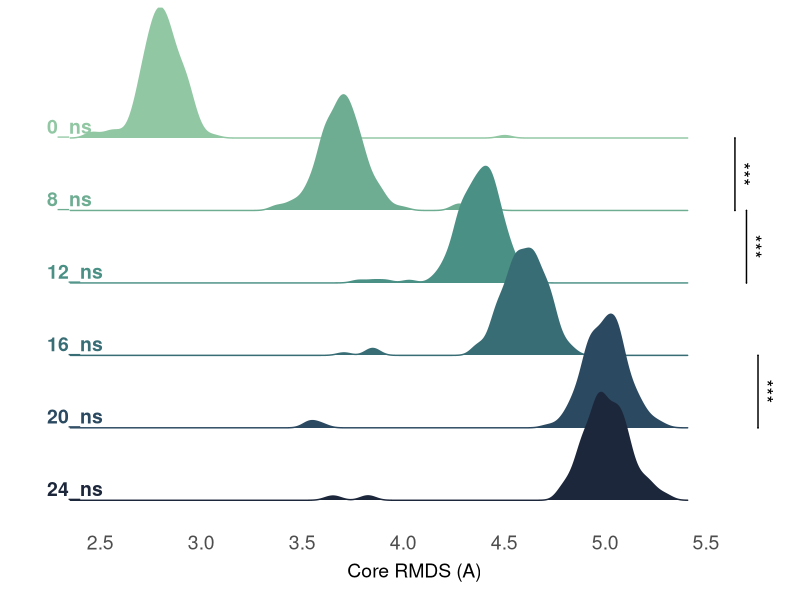
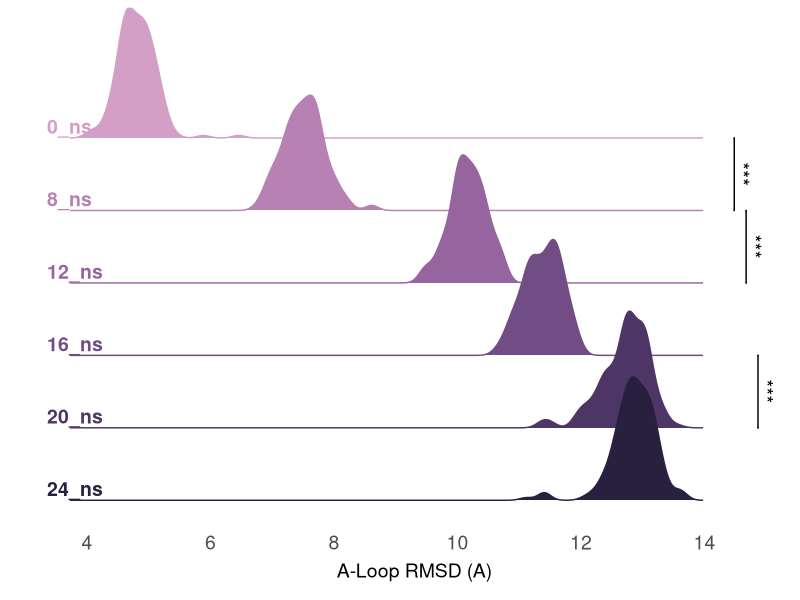
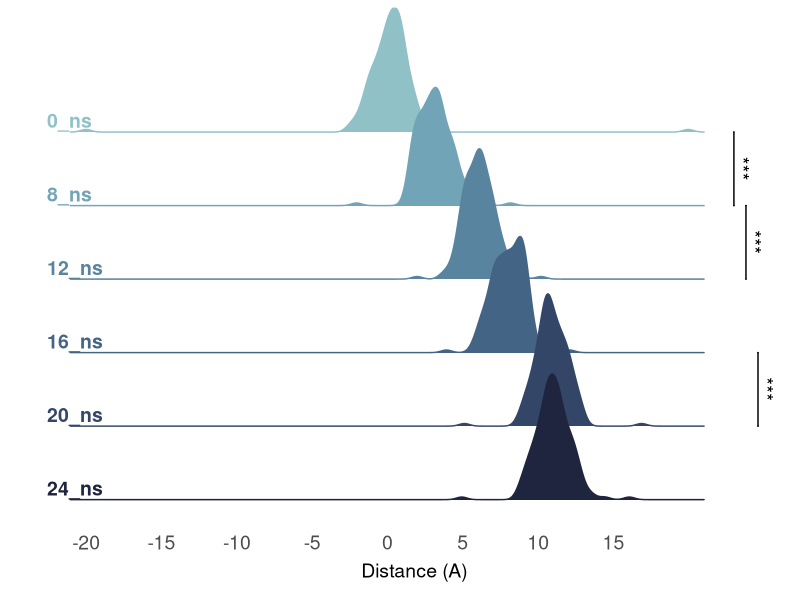
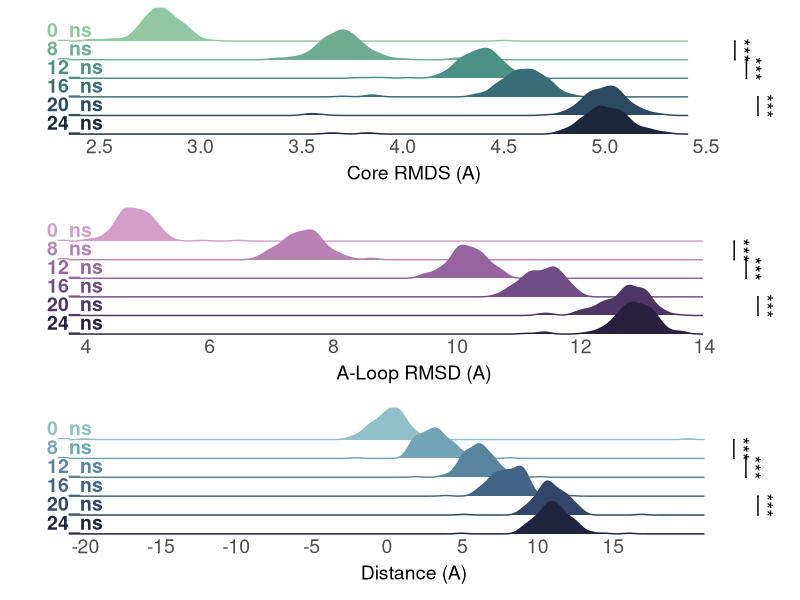
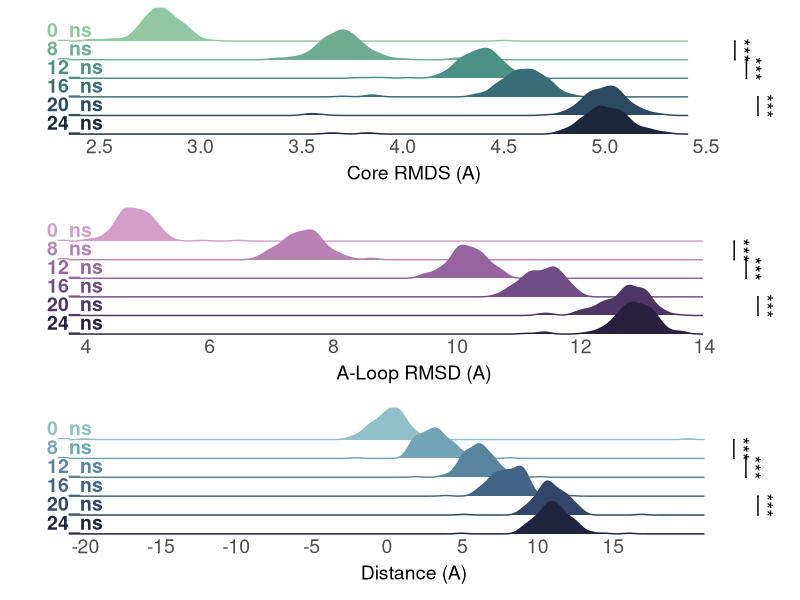
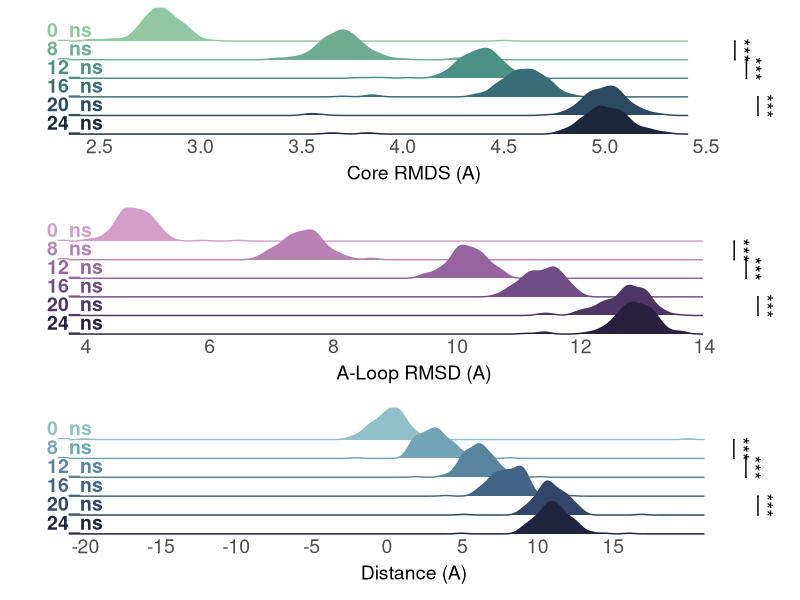

These figures' R source, in order:
library(tidyverse)
library(ggridges)
library(ggpubr)

## read in data
core_RMDS <- read.csv('core_RMDS.csv', check.names = F) %>%
  gather() %>% #合并列，转换成长数据
  rename("Time"=key)  #修改列名

A_loop_RMDS <- read.csv('A_loop_RMDS.csv', check.names = F) %>%
  gather() %>%
  rename("Time"=key)

Distance <- read.csv('Distance.csv', check.names = F) %>%
  gather() %>% 
  rename("Time"=key)  


## set order, colour, and comparisons for significant
mylevel = c('24_ns','20_ns','16_ns','12_ns','8_ns','0_ns')

mycol1 = c("#1C273B","#2B4960","#386D75","#4B9085","#6EAD92","#91C7A3")
mycol2 = c("#29203F","#4D3565","#724C85","#96659F","#B781B3","#D39FC6")
mycol3 = c("#1F253F","#334667","#436485","#58849F","#71A4B7","#90C1C6")

my_comparisons <- list(c("0_ns","8_ns"),
                       c("8_ns","12_ns"), 
                       c("16_ns","20_ns"))



## plot
p1 <- ggplot(core_RMDS, aes(x = value, 
                            y = factor(Time, levels = mylevel),
                            fill = factor(Time, levels = mylevel),
                            color = factor(Time, levels = mylevel))) +
  geom_density_ridges()+
  geom_signif(comparisons = my_comparisons, 
              #map_signif_level = function(p) sprintf("p = %.2g", p), 
              map_signif_level = c("***"=0.001, "**"=0.01, "*"=0.05),
              step_increase = 0.02,
              y_position = c(5.5, 5.5, 5.5),
              textsize = 5, vjust = 0.5, color = "black",
              tip_length = 0) +
  scale_fill_manual(values = mycol1, guide = 'none') + 
  scale_color_manual(values = mycol1, guide = 'none') +
  scale_x_continuous(breaks = seq(2.5,5.5,0.5)) +
  theme_minimal() +
  labs(x = 'Core RMDS (A)', y = NULL) +
  theme(panel.border = element_blank(),
        panel.grid = element_blank(),
        axis.text.y = element_text(color = mycol1, size = 14, face = 'bold',
                                   vjust = -0.3, hjust = 0,
                                   margin = margin(0,-1.8,1,1,'cm')),
        axis.text.x = element_text(vjust = 4, size = 14),
        axis.title.x = element_text(vjust = 3, size = 14))
p1

p2 <- ggplot(A_loop_RMDS, aes(x = value, 
                              y = factor(Time, levels = mylevel),
                              fill = factor(Time, levels = mylevel),
                              color = factor(Time, levels = mylevel))) +
  geom_density_ridges()+
  geom_signif(comparisons = my_comparisons, 
              #map_signif_level = function(p) sprintf("p = %.2g", p), 
              map_signif_level = c("***"=0.001, "**"=0.01, "*"=0.05),
              step_increase = 0.02,
              y_position = c(14, 14, 14),
              textsize = 5, vjust = 0.5, color = "black",
              tip_length = 0) +
  scale_fill_manual(values = mycol2, guide = 'none') + 
  scale_color_manual(values = mycol2, guide = 'none') +
  scale_x_continuous(breaks = seq(2,14,2)) +
  theme_minimal() +
  labs(x = 'A-Loop RMSD (A)', y = NULL) +
  theme(panel.border = element_blank(),
        panel.grid = element_blank(),
        axis.text.y = element_text(color = mycol2, size = 14, face = 'bold',
                                   vjust = -0.3, hjust = 0,
                                   margin = margin(0,-1.8,1,1,'cm')),
        axis.text.x = element_text(vjust = 4, size = 14),
        axis.title.x = element_text(vjust = 3, size = 14))
p2

p3 <- ggplot(Distance, aes(x = value, 
                           y = factor(Time, levels = mylevel),
                           fill = factor(Time, levels = mylevel),
                           color = factor(Time, levels = mylevel))) +
  geom_density_ridges()+
  geom_signif(comparisons = my_comparisons, 
              #map_signif_level = function(p) sprintf("p = %.2g", p), 
              map_signif_level = c("***"=0.001, "**"=0.01, "*"=0.05),
              step_increase = 0.02,
              y_position = c(21, 21, 21),
              textsize = 5, vjust = 0.5, color = "black",
              tip_length = 0) +
  scale_fill_manual(values = mycol3, guide = 'none') + 
  scale_color_manual(values = mycol3, guide = 'none') +
  scale_x_continuous(breaks = seq(-20,15,5)) +
  theme_minimal() +
  labs(x = 'Distance (A)', y = NULL) +
  theme(panel.border = element_blank(),
        panel.grid = element_blank(),
        axis.text.y = element_text(color = mycol3, size = 14, face = 'bold',
                                   vjust = -0.3, hjust = 0,
                                   margin = margin(1,-1.8,1,1,'cm')),
        axis.text.x = element_text(vjust = 4, size = 14),
        axis.title.x = element_text(vjust = 3, size = 14))
p3


## combine plots
ggarrange(p1, p2, p3, ncol = 1)


ggsave("ridges.png", width = 6, height = 6.5, dpi = 600)
ggsave("ridges.pdf", width = 6, height = 6.5)

